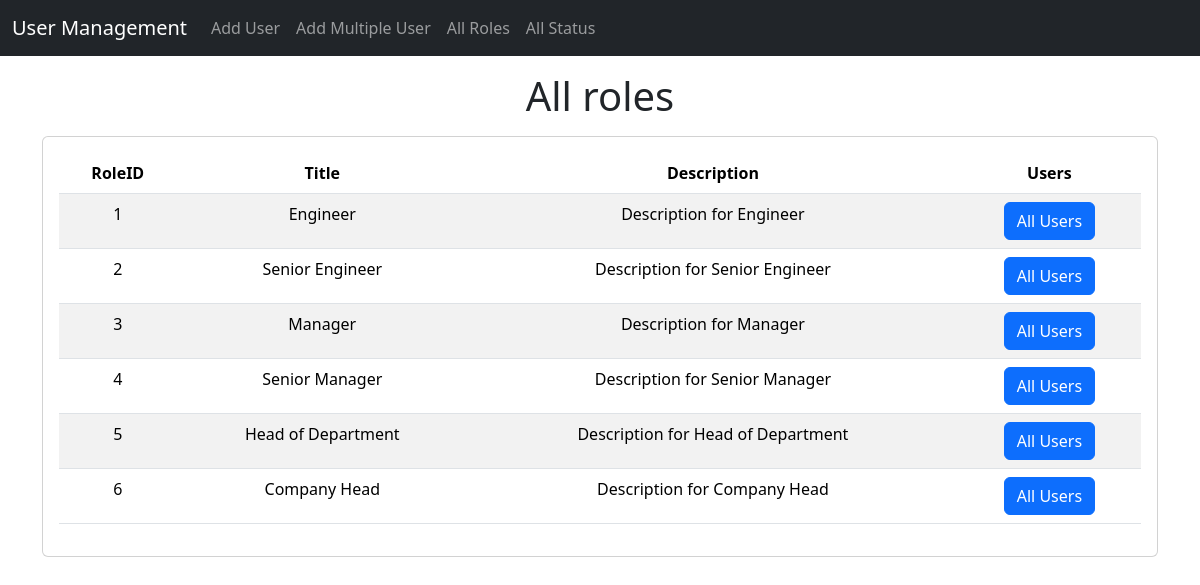
Page /std/show-roles/ on the committed database.
### std/models.py (models this page shows)
class Role_Used(models.Model):
    title = models.CharField(max_length=100)
    description = models.TextField()

### std/views.py (the view)
# urls.py: path("show-roles/", ShowAllRoles.as_view(), name="show-roles"),
class ShowAllRoles(View):
    def get(self, request):
        try:
            roles = Role_Used.objects.all()
        except Exception as e:
            return HttpResponseServerError(f"An error occurred: {str(e)}")
        return render(request, "std/all_roles.html", {'roles': roles})

### templates/std/all_roles.html (shortened to what this page needs)
<!doctype html>
<html lang="en">
  <head>
    <link href="https://cdn.jsdelivr.net/npm/bootstrap@5.3.2/dist/css/bootstrap.min.css" rel="stylesheet">
  </head>
  <body>
    {% include 'std/navbar.html' %}
    <h1 class="text-center my-3">All roles</h1>
    <div class="container text-center">
      <div class="row">
        <div class="col">
          <div class="card text-center">
            <div class="card-body">
              <table class="table table-striped">
                <thead>
                  <tr>
                    <th>RoleID</th>
                    <th>Title</th>
                    <th>Description</th>
                    <th>Users</th>
                  </tr>
                </thead>
                <tbody>
                  {% for s in roles %}
                  <tr>
                    <td>{{s.id}}</td>
                    <td>{{s.title}}</td>
                    <td>{{s.description}}</td>
                    <td>
                      <a href="/std/all_users_with_role/{{s.title}}"  class="btn btn-primary md-sm">All Users</a>
                    </td>
                  </tr>
                  {% endfor %}
                </tbody>
              </table>
            </div>
          </div>
        </div>
      </div>
    </div>
  </body>
</html>

### templates/std/navbar.html (shortened to what this page needs)
<nav class="navbar navbar-expand-lg bg-dark" data-bs-theme="dark">
  <div class="container-fluid">
    <a class="navbar-brand" href="/std/home/">User Management</a>
    <div class="collapse navbar-collapse" id="navbarSupportedContent">
      <ul class="navbar-nav me-auto mb-2 mb-lg-0">
        <li class="nav-item">
          <a class="nav-link" href="/std/add-std/">Add User</a>
        </li>
        <li class="nav-item">
          <a class="nav-link" href="/std/add-multiple-user/">Add Multiple User</a>
        </li>
        <li class="nav-item">
          <a class="nav-link" href="/std/show-roles/">All Roles</a>
        </li>
        <li class="nav-item">
          <a class="nav-link" href="/std/show-status/">All Status</a>
        </li>
      </ul>
    </div>
  </div>
</nav>

### rows in the picture
Role_Used: id "1", title "Engineer", description "Description for Engineer"
Role_Used: id "2", title "Senior Engineer", description "Description for Senior Engineer"
Role_Used: id "3", title "Manager", description "Description for Manager"
Role_Used: id "4", title "Senior Manager", description "Description for Senior Manager"
Role_Used: id "5", title "Head of Department", description "Description for Head of Department"
Role_Used: id "6", title "Company Head", description "Description for Company Head"
